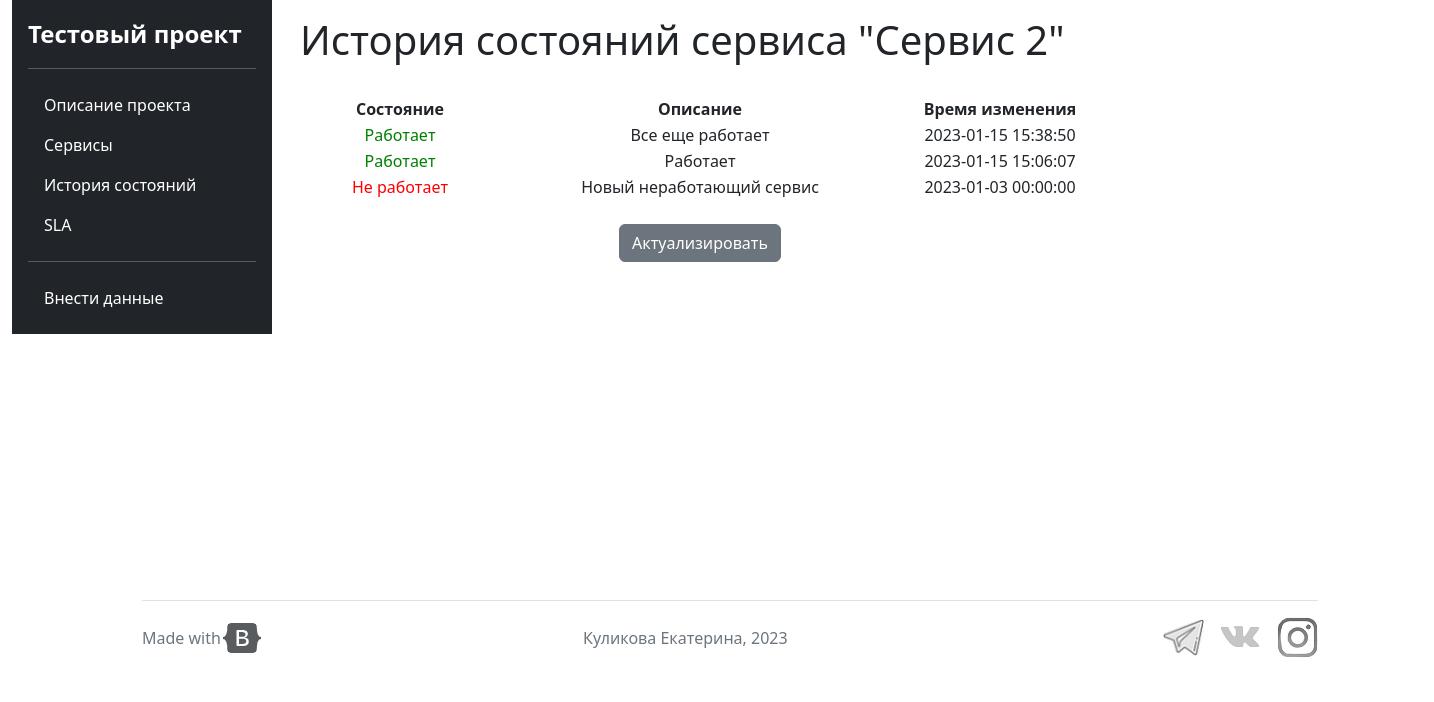
Page /state_history/2 on the committed database.
### app.py (models this page shows, shortened)
class Service(db.Model):
    id = db.Column(db.Integer, primary_key=True)
    name = db.Column(db.String(100), nullable=False)
    state = db.Column(db.Integer, db.ForeignKey(State.id))

class StateOfService(db.Model):
    id = db.Column(db.Integer, primary_key=True)
    service = db.Column(db.Integer, db.ForeignKey(Service.id))
    state = db.Column(db.Integer, db.ForeignKey(State.id))
    description = db.Column(db.String(255), nullable=False)
    change_time = db.Column(db.DateTime, default=datetime.utcnow)

### app.py (the view)
@app.get('/state_history/<int:service_id>')
def state_history_of_service(service_id):
    states_of_service = get_states_of_service(service_id)
    context = {
        'service_name': Service.query.get(service_id).name,
        'states_of_service': states_of_service
    }
    return render_template("state_history_of_service.html", context=context)

### app.py (called while the page is built)
def get_states_of_service(service_id):
    states_of_service_obj = StateOfService.query.order_by(StateOfService.change_time.desc()).filter_by(
        service=service_id).all()
    states_dict = get_states_id_name_dict()
    states_of_service = []
    for s_of_s in states_of_service_obj:
        state_of_service = {
            'state_name': states_dict[s_of_s.state],
            'description': s_of_s.description,
            'change_time': str(s_of_s.change_time)[:19]
        }
        states_of_service.append(state_of_service)
    return states_of_service

def get_states_id_name_dict():
    states_obj = State.query.all()
    states_dict = {}
    for state in states_obj:
        states_dict[state.id] = state.name
    return states_dict

### templates/state_history_of_service.html (shortened to what this page needs)
{% extends 'base.html' %}
{% block body %}
<h1>История состояний сервиса "{{ context.service_name }}"</h1><br>
<table style="width: 800px; text-align: center;">
    <tr>
        <th style="width: 200px;">Состояние</th>
        <th style="width: 400px;">Описание</th>
        <th style="width: 200px;">Время изменения</th>
    </tr>
    {% for s_of_s in context.states_of_service %}
    <tr>
        {% if s_of_s.state_name == 'Работает'%}
        <td style="color: green;">Работает</td>
        {% elif s_of_s.state_name == 'Не работает'%}
        <td style="color: red;">Не работает</td>
        {% elif s_of_s.state_name == 'Работает нестабильно' %}
        <td style="color: orange;">Работает нестабильно</td>
        {% else %}
        <td>{{ s_of_s.state_name }}</td>
        {% endif %}
        <td>{{ s_of_s.description }}</td>
        <td>{{ s_of_s.change_time }}</td>
    </tr>
    {% endfor %}
</table>
<br>
<form action="/add_info" style="text-align:center; width: 800px;">
    <button type="submit" class="btn btn-secondary">Актуализировать</button>
</form>
{% endblock %}

### rows in the picture
Service: service_name "Сервис 2"
StateOfService: description "Все еще работает"
StateOfService: description "Работает"
StateOfService: description "Новый неработающий сервис"

### other values in the picture
{{ s_of_s.change_time }} "2023-01-15 15:38:50" "2023-01-15 15:06:07" "2023-01-03 00:00:00"
